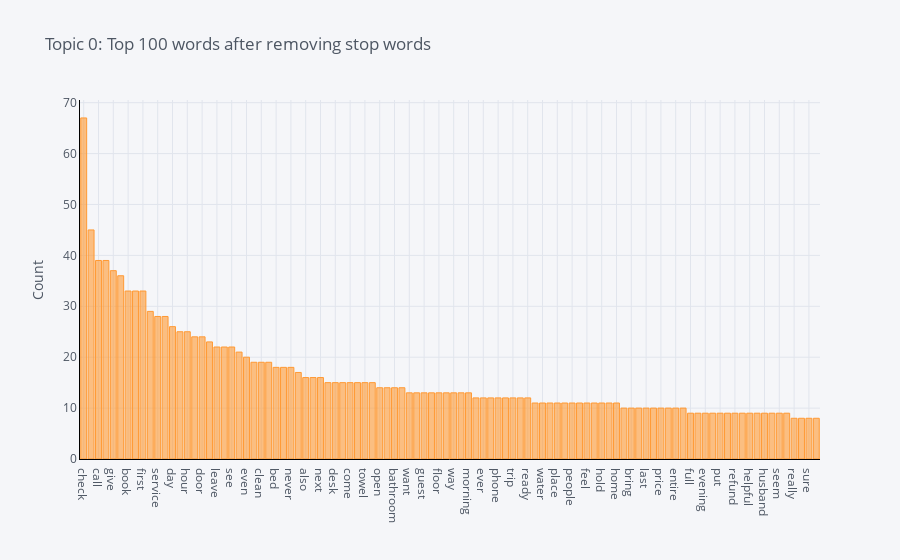

The notebook cell saved with this chart:
### Code cell
plot_model(model=lda, plot = 'frequency', topic_num = 'Topic 0')

### Figure 1 — Plotly figure (JSON) as saved in the notebook; plotly's stock layout.template omitted (floating-point values rounded to 4 significant figures)
{"data": [{"marker": {"color": "rgba(255, 153, 51, 0.6)", "line": {"color": "rgba(255, 153, 51, 1.0)", "width": 1}}, "name": "count", "orientation": "v", "text": "", "type": "bar", "x": ["check", "time", "call", "tell", "give", "arrive", "book", "say", "first", "could", "service", "find", "day", "use", "hour", "well", "door", "take", "leave", "back", "see", "manager", "even", "work", "clean", "ask", "bed", "reservation", "never", "wait", "also", "need", "next", "little", "desk", "charge", "come", "breakfast", "towel", "able", "open", "key", "bathroom", "try", "want", "new", "guest", "late", "floor", "dirty", "way", "experience", "morning", "minute", "ever", "location", "phone", "pay", "trip", "available", "ready", "away", "water", "request", "place", "enter", "people", "long", "feel", "friendly", "hold", "later", "home", "parking", "bring", "second", "last", "early", "price", "walk", "entire", "visit", "full", "area", "evening", "free", "put", "turn", "refund", "greet", "helpful", "pool", "husband", "show", "seem", "travel", "really", "view", "sure", "issue"], "y": [67, 45, 39, 39, 37, 36, 33, 33, 33, 29, 28, 28, 26, 25, 25, 24, 24, 23, 22, 22, 22, 21, 20, 19, 19, 19, 18, 18, 18, 17, 16, 16, 16, 15, 15, 15, 15, 15, 15, 15, 14, 14, 14, 14, 13, 13, 13, 13, 13, 13, 13, 13, 13, 12, 12, 12, 12, 12, 12, 12, 12, 11, 11, 11, 11, 11, 11, 11, 11, 11, 11, 11, 11, 10, 10, 10, 10, 10, 10, 10, 10, 10, 9, 9, 9, 9, 9, 9, 9, 9, 9, 9, 9, 9, 9, 9, 8, 8, 8, 8]}], "layout": {"autosize": true, "legend": {"bgcolor": "#F5F6F9", "font": {"color": "#4D5663"}}, "paper_bgcolor": "#F5F6F9", "plot_bgcolor": "#F5F6F9", "title": {"font": {"color": "#4D5663"}, "text": "Topic 0: Top 100 words after removing stop words"}, "xaxis": {"autorange": true, "gridcolor": "#E1E5ED", "linecolor": "black", "range": [-0.5, 99.5], "showgrid": true, "tickfont": {"color": "#4D5663"}, "title": {"font": {"color": "#4D5663"}, "text": ""}, "type": "category", "zerolinecolor": "#E1E5ED"}, "yaxis": {"autorange": true, "gridcolor": "#E1E5ED", "linecolor": "black", "range": [0, 70.53], "showgrid": true, "tickfont": {"color": "#4D5663"}, "title": {"font": {"color": "#4D5663"}, "text": "Count"}, "type": "linear", "zerolinecolor": "#E1E5ED"}}}
